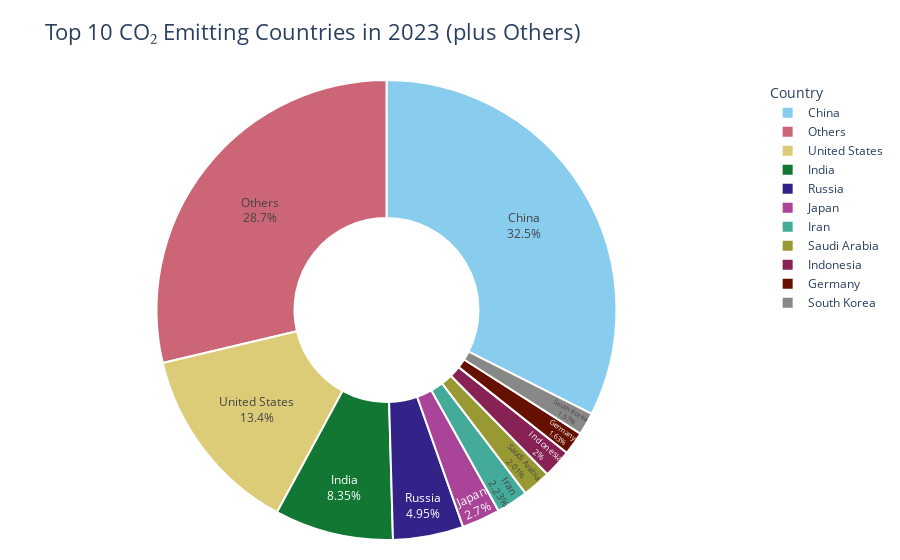

The cell this chart's notebook holds for it:
### Markdown cell above
# Country-Wise CO₂ Emissions Pie Chart

Below is an interactive donut chart showing the share of total CO₂ emissions by country for the most recent year in the dataset. We display the **top 10 emitting countries** and aggregate all others into an **“Others”** category to keep the visualization clear and focused.

- **Top 10 Countries:** Highlight the major contributors to global CO₂ emissions.
- **Others:** Represents the combined emissions of all remaining countries.
- **Interactive Features:**  
  - Hover over a slice to see the country name and its absolute emissions in megatonnes (Mt).  
  - Percentages and labels are displayed inside each slice for quick interpretation.

Use this chart to understand which countries are the largest CO₂ emitters and how they compare to the rest of the world.

### Code cell
import pandas as pd
import plotly.express as px

# Prepare data for the latest year
latest_year = data_clean['year'].max()
df_latest = data_clean[(data_clean['year'] == latest_year) & data_clean['iso_code'].notnull()]

# Aggregate CO2 by country
country_emissions = (
    df_latest
    .groupby(['iso_code', 'country'], as_index=False)['co2']
    .sum()
    .sort_values('co2', ascending=False)
)

# Pick top 10 countries and group the rest
top_n = 10
top_countries = country_emissions.head(top_n)
others_sum = country_emissions['co2'].iloc[top_n:].sum()
others_row = pd.DataFrame([{
    'iso_code': 'OTH',
    'country': 'Others',
    'co2': others_sum
}])

pie_df = pd.concat([top_countries, others_row], ignore_index=True)

# Build the donut chart
fig = px.pie(
    pie_df,
    names='country',
    values='co2',
    hole=0.4,
    title=f"Top {top_n} CO₂ Emitting Countries in {latest_year} (plus Others)",
    color_discrete_sequence=px.colors.qualitative.Safe
)

# Style the traces
fig.update_traces(
    textposition='inside',
    textinfo='percent+label',
    hovertemplate='<b>%{label}</b><br>CO₂: %{value:,.0f} Mt<extra></extra>',
    marker=dict(line=dict(color='white', width=2))
)

# Update layout
fig.update_layout(
    title_font_size=22,
    legend_title_text='Country',
    legend_font_size=12,
    margin=dict(t=80, b=20, l=20, r=20)
)

fig.show()

### Figure 1 — Plotly figure (JSON) as saved in the notebook; plotly's stock layout.template omitted (floating-point values rounded to 4 significant figures)
{"data": [{"domain": {"x": [0, 1], "y": [0, 1]}, "hole": 0.4, "hovertemplate": "<b>%{label}</b><br>CO₂: %{value:,.0f} Mt<extra></extra>", "labels": ["China", "United States", "India", "Russia", "Japan", "Iran", "Saudi Arabia", "Indonesia", "Germany", "South Korea", "Others"], "legendgroup": "", "marker": {"line": {"color": "white", "width": 2}}, "name": "", "showlegend": true, "textinfo": "percent+label", "textposition": "inside", "type": "pie", "values": [11900.0, 4911.0, 3062.0, 1816.0, 988.8, 817.9, 736.2, 733.2, 596.2, 577.4, 10520.0]}], "layout": {"legend": {"font": {"size": 12}, "title": {"text": "Country"}, "tracegroupgap": 0}, "margin": {"b": 20, "l": 20, "r": 20, "t": 80}, "piecolorway": ["rgb(136, 204, 238)", "rgb(204, 102, 119)", "rgb(221, 204, 119)", "rgb(17, 119, 51)", "rgb(51, 34, 136)", "rgb(170, 68, 153)", "rgb(68, 170, 153)", "rgb(153, 153, 51)", "rgb(136, 34, 85)", "rgb(102, 17, 0)", "rgb(136, 136, 136)"], "title": {"font": {"size": 22}, "text": "Top 10 CO₂ Emitting Countries in 2023 (plus Others)"}}}
